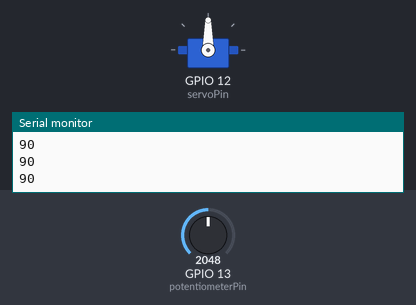
Bench run of a sketch on a simulated ESP32. Shown: servo, the last lines printed to the serial monitor. The test bench sets the inputs (shaded band); at power-on: GPIO 13 (potentiometerPin) = 2048.

Above: at 1.2 s.
1.3 s: GPIO 13 (potentiometerPin) set to 2866
At 2.0 s:
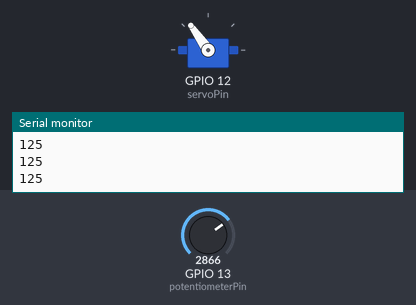
2.8 s: GPIO 13 (potentiometerPin) set to 3603
At 4.0 s:
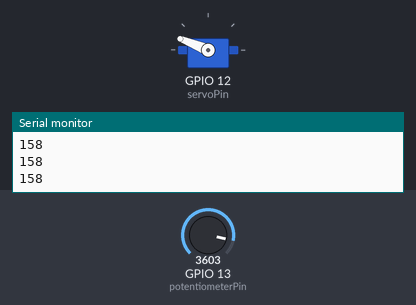
4.3 s: GPIO 13 (potentiometerPin) set to 4095
At 5.5 s:
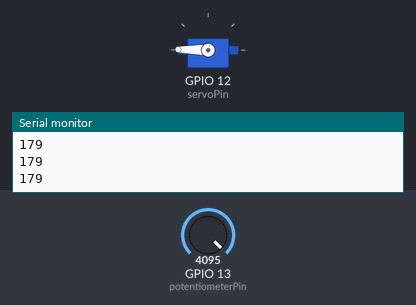
5.8 s: GPIO 13 (potentiometerPin) set to 1228
At 6.5 s:
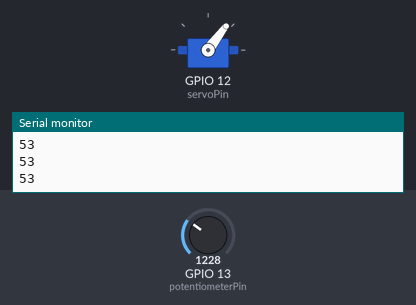
7.3 s: GPIO 13 (potentiometerPin) set to 491
At 8.0 s:
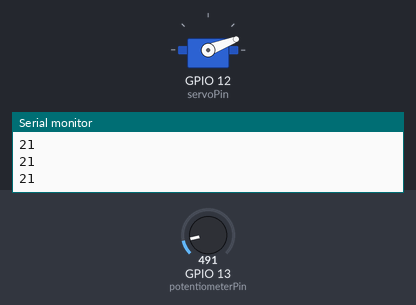
8.8 s: GPIO 13 (potentiometerPin) set to 0
At 10.0 s:
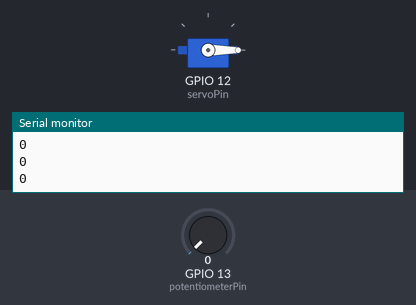
Timing chart, 0 to 11.3 s (numbered marks = the images above; inputs shaded):
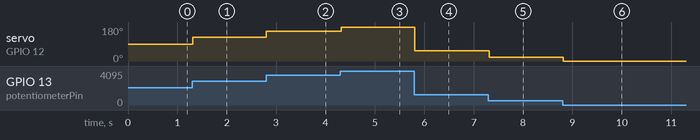

The sketch:

aula_4_3.ino
```cpp
#include <ESP32Servo.h>

static const int servoPin = 12;
static const int potentiometerPin = 13;

Servo servo1;

void setup() {
    Serial.begin(115200);
    servo1.attach(servoPin);
}

void loop() {
    int servoPosition = map(analogRead(potentiometerPin), 0, 4096, 0, 180);
    servo1.write(servoPosition);
    Serial.println(servoPosition);
    delay(20);
}
```

Measured:
- after the input at 1.3 s, servo on GPIO 12 (servoPin): 90° → 125° at once
- after the input at 2.8 s, servo on GPIO 12 (servoPin): 125° → 158° at once
- after the input at 4.3 s, servo on GPIO 12 (servoPin): 158° → 179° at once
- after the input at 5.8 s, servo on GPIO 12 (servoPin): 179° → 53° at once
- after the input at 7.3 s, servo on GPIO 12 (servoPin): 53° → 21° at once
- after the input at 8.8 s, servo on GPIO 12 (servoPin): 21° → 0° at once
